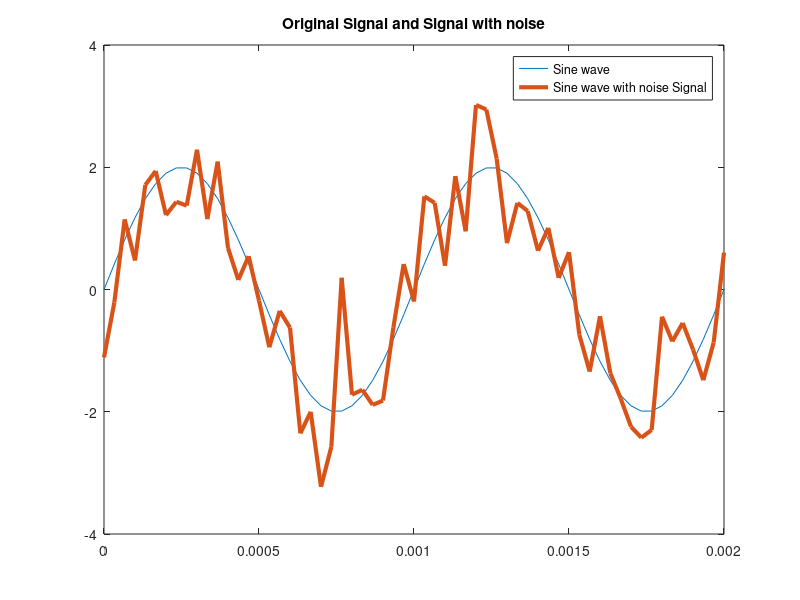

Here is the MATLAB script that generated this plot: (Note: this script raises an error after producing the figure.)
clear all;
close all;
clc;
f = 1000;
Ts = 1 / f;
t = 0:Ts/30:2*Ts;
A = 2;
N=80;
x1 = A * sin(2 * pi * f * t); 
x2 = A * sin(2 * pi * f * t) + awgn(zeros(size(t)), 5); 
figure(1);
plot(t, x1, t, x2,'LineWidth',3); 
title('Original Signal and Signal with noise')
legend ('Sine wave','Sine wave with noise Signal')

syms z t;
x1_z = ztrans(x1, t, z); 
disp(x1_z);
x2_z = ztrans(x2, t, z); 
disp(x2_z);
Hz = ((z+0.1)/((z+0.1)^2+9)); 
y_z1 = x1_z .* Hz; 
disp(y_z1);
y_z2 = x2_z .* Hz; 
disp(y_z2);
yn1 = iztrans(y_z1);
disp(yn1);
yn2 = iztrans(y_z2);
disp(yn2);
figure(2);
x1_fft = fft(x1, N);
x1_fft = x1_fft(1:N/2 + 1);
k = 0:N/2;
%k = -N/2:N/2-1;
stem(2 * pi * k / N, abs(x1_fft),'o', 'MarkerSize', 10, 'LineWidth', 3, 'Color', 'm');
title('Absolute value of FFT of original Signal')

figure(3);
x2_fft = fft(x2, N);
x2_fft = x2_fft(1:N/2 + 1);
k = 0:N/2;
stem(2 * pi * k / N, abs(x2_fft),'o', 'MarkerSize', 10, 'LineWidth', 3, 'Color', 'r');
title('Absolute Value of FFT of Noise added signal')

syms n;
n_values = 0.5; 
yn1_num = double(subs(yn1, n, n_values)); 
yn2_num = double(subs(yn2, n, n_values)); 
figure(4);
yn11_fft = fft(yn1_num, N);
yn11_fft = fftshift(yn11_fft);
k = -N/2:N/2-1;
stem(2 * pi * k / N,abs(yn11_fft),'o', 'MarkerSize', 10, 'LineWidth', 2);
title('Absolute Value of FFT of filter output signal withour Noise')

figure(5);
yn22_fft = fft(yn2_num, N);
yn22_fft = fftshift(yn22_fft);
k = -N/2:N/2-1;
stem(2 * pi * k / N, abs(yn22_fft),'o', 'MarkerSize', 10, 'LineWidth', 2, 'Color', 'g');
title('Absolute value of FFT of filter output Signal with noise')

yn11_time = ifft(ifftshift(yn11_fft)); 
yn22_time = ifft(ifftshift(yn22_fft)); 
tq = 0:Ts/39.5:2*Ts;
figure(6);
plot(tq,real(yn11_time), 'LineWidth', 3, 'Color', 'b'); 
title('IDFT of original signal');

figure(7);
plot(tq,real(yn22_time) ,'LineWidth', 3, 'Color', 'r');
title('Reconstructed signal from noise added input signal');
